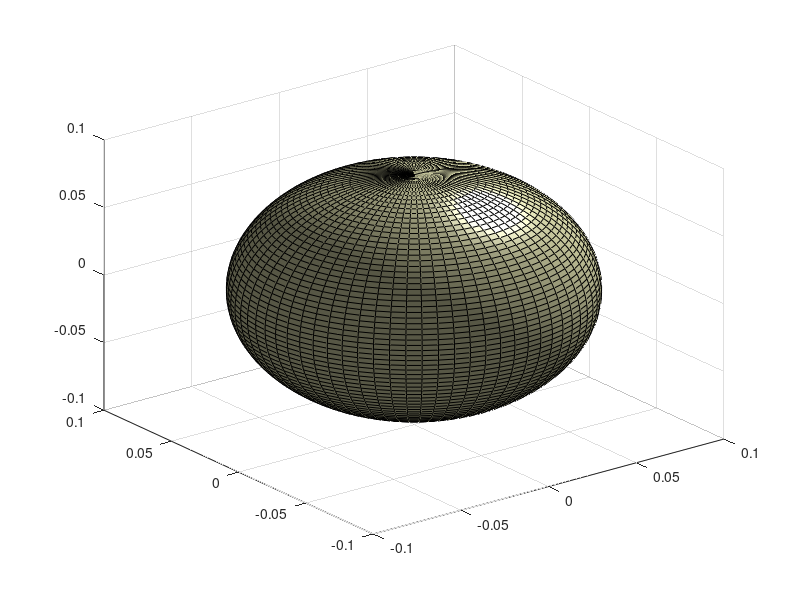

This chart was generated by the following MATLAB code: (Note: this script raises an error after producing the figure.)
% coversphere3.m
%
% evenly distributes points on a circle on the surface of a sphere
%
% 160819PJ: based on coversphere2, developed to plot detailed geometry


% Switches
isCoords = 1;

% Parameters
r1 = 0.083;% 17cm sphere internal diameter
r2 = 0.085;% 17cm sphere external diameter
mRad = 0.5 * 0.0046;% Countryman B3 radius
gRad = 0.5 * 0.0102;% RS 666-4596 grommet radius
cRad1 = 0.5 * 0.0208;% RS 666-4622 grommet inside radius
cRad2 = 0.5 * 0.0300;% RS 666-4622 grommet outside radius
fRad1 = 0.5 * 0.006;% fixing inside radius
fRad2 = 0.5 * 0.010;% fixing outside radius
iTh = [0:5:360];
aColour = [0.8 0.2 0.2];% hemisphere join colour
rColourx = [0.0 0.0 1.0 ];% microphone colour
rColourg = [0.5 0.5 0.95 ];% grommet colour
rColourf = [0.5 0.95 0.5 ];% fixing colour
hAz = -0.5 * 360 / 32;% -5.625 deg, half of 11.25 deg
hEl = 0.0 * 360 / 24;% 7.5 deg, half of 15 deg
cEl = -60;% cable duct at the rear
% cAz = 180;% cable duct at the rear, just beside the microphone stand
cAz = 180 - (360 * 0.026 / (2 * pi * r2 * cos(cEl*pi/180)));
fAz = 180 * [1; 1];
fEl = [(12.6 - 60.0); (-13.2 - 60.0)];
nF = 2;

a = load('m32circle.txt');
[nM,nC] = size(a);
mAz = a(:,2);
mEl = a(:,3);
x = r2 * cos(mEl*pi/180) .* cos(mAz*pi/180);
y = r2 * cos(mEl*pi/180) .* sin(mAz*pi/180);
z = r2 * sin(mEl*pi/180);


figure(1);
cla;
axis equal;

% Plot sphere
[xs,ys,zs] = sphere(72);
hs = surf(0.999*r2*xs,0.999*r2*ys,0.999*r2*zs);
set(hs,'Facecolor',[0.95 0.95 0.75]);
l = light;
lighting phong;
hold on;

% Plot microphones
for iM = 1:nM,
  plot3(x(iM),y(iM),z(iM),'r.');
  aUnit = [x(iM); y(iM); z(iM)] / r2;% radial unit vector
%  if (abs(mEl(iM)) == 90),
%    bUnit = [0; 1; 0];
%  else,
    bUnit = [-sin(mAz(iM)*pi/180); cos(mAz(iM)*pi/180); 0];
%  end;% if
  cUnit = cross(aUnit, bUnit);
  hm = fill3( ...
1.0005 * x(iM) + mRad * (bUnit(1) .* cos(iTh*pi/180) + cUnit(1) .* sin(iTh*pi/180)), ...
1.0005 * y(iM) + mRad * (bUnit(2) .* cos(iTh*pi/180) + cUnit(2) .* sin(iTh*pi/180)), ...
1.0005 * z(iM) + mRad * (bUnit(3) .* cos(iTh*pi/180) + cUnit(3) .* sin(iTh*pi/180)), ...
rColourx);
%    set(hm, 'EdgeColor', 0.95*( [1 1 1] - rCoef(iR) * ([1 1 1] - iColour) ) );
%    set(hm, 'FaceColor', 0.95*( [1 1 1] - rCoef(iR) * ([1 1 1] - rColouri) ) );
  hg = fill3( ...
x(iM) + gRad * (bUnit(1) .* cos(iTh*pi/180) + cUnit(1) .* sin(iTh*pi/180)), ...
y(iM) + gRad * (bUnit(2) .* cos(iTh*pi/180) + cUnit(2) .* sin(iTh*pi/180)), ...
z(iM) + gRad * (bUnit(3) .* cos(iTh*pi/180) + cUnit(3) .* sin(iTh*pi/180)), ...
rColourg);
end;


% Plot hemisphere joint
aUnit = [...
cos(hEl*pi/180) .* cos(hAz*pi/180); 
cos(hEl*pi/180) .* sin(hAz*pi/180);
sin(hEl*pi/180) ];
bUnit = [-sin(hAz*pi/180); cos(hAz*pi/180); 0];
cUnit = cross(aUnit, bUnit);
hh = fill3( ...
1.01 * r2 * (bUnit(1) .* cos(iTh*pi/180) + cUnit(1) .* sin(iTh*pi/180)), ...
1.01 * r2 * (bUnit(2) .* cos(iTh*pi/180) + cUnit(2) .* sin(iTh*pi/180)), ...
1.01 * r2 * (bUnit(3) .* cos(iTh*pi/180) + cUnit(3) .* sin(iTh*pi/180)), ...
aColour);


% Plot cable duct
xc1 = r2 * cos(cEl*pi/180) .* cos(cAz*pi/180);
yc1 = r2 * cos(cEl*pi/180) .* sin(cAz*pi/180);
zc1 = r2 * sin(cEl*pi/180);
aUnit = [...
cos(cEl*pi/180) .* cos(cAz*pi/180); 
cos(cEl*pi/180) .* sin(cAz*pi/180);
sin(cEl*pi/180) ];
bUnit = [-sin(cAz*pi/180); cos(cAz*pi/180); 0];
cUnit = cross(aUnit, bUnit);
hc1 = fill3( ...
1.0005 * xc1 + cRad1 * (bUnit(1) .* cos(iTh*pi/180) + cUnit(1) .* sin(iTh*pi/180)), ...
1.0005 * yc1 + cRad1 * (bUnit(2) .* cos(iTh*pi/180) + cUnit(2) .* sin(iTh*pi/180)), ...
1.0005 * zc1 + cRad1 * (bUnit(3) .* cos(iTh*pi/180) + cUnit(3) .* sin(iTh*pi/180)), ...
rColourx);
hc1 = fill3( ...
xc1 + cRad2 * (bUnit(1) .* cos(iTh*pi/180) + cUnit(1) .* sin(iTh*pi/180)), ...
yc1 + cRad2 * (bUnit(2) .* cos(iTh*pi/180) + cUnit(2) .* sin(iTh*pi/180)), ...
zc1 + cRad2 * (bUnit(3) .* cos(iTh*pi/180) + cUnit(3) .* sin(iTh*pi/180)), ...
rColourg);


% Plot fixings
for iF = 1:nF,
  xf = r2 * cos(fEl(iF)*pi/180) .* cos(fAz(iF)*pi/180);
  yf = r2 * cos(fEl(iF)*pi/180) .* sin(fAz(iF)*pi/180);
  zf = r2 * sin(fEl(iF)*pi/180);
  aUnit = [...
cos(fEl(iF)*pi/180) .* cos(fAz(iF)*pi/180); 
cos(fEl(iF)*pi/180) .* sin(fAz(iF)*pi/180);
sin(fEl(iF)*pi/180) ];
  bUnit = [-sin(fAz(iF)*pi/180); cos(fAz(iF)*pi/180); 0];
  cUnit = cross(aUnit, bUnit);
  hf = fill3( ...
1.0005 * xf + fRad1 * (bUnit(1) .* cos(iTh*pi/180) + cUnit(1) .* sin(iTh*pi/180)), ...
1.0005 * yf + fRad1 * (bUnit(2) .* cos(iTh*pi/180) + cUnit(2) .* sin(iTh*pi/180)), ...
1.0005 * zf + fRad1 * (bUnit(3) .* cos(iTh*pi/180) + cUnit(3) .* sin(iTh*pi/180)), ...
rColourx);
  hc1 = fill3( ...
xf + fRad2 * (bUnit(1) .* cos(iTh*pi/180) + cUnit(1) .* sin(iTh*pi/180)), ...
yf + fRad2 * (bUnit(2) .* cos(iTh*pi/180) + cUnit(2) .* sin(iTh*pi/180)), ...
zf + fRad2 * (bUnit(3) .* cos(iTh*pi/180) + cUnit(3) .* sin(iTh*pi/180)), ...
rColourf);
end;% for

axis(r2*[-1.2 1.2 -1.2 1.2 -1.2 1.2]);
drawnow;
hold off;
xlabel('x');
ylabel('y');
zlabel('z');

% orient portrait; print -dpdf coverage2.pdf